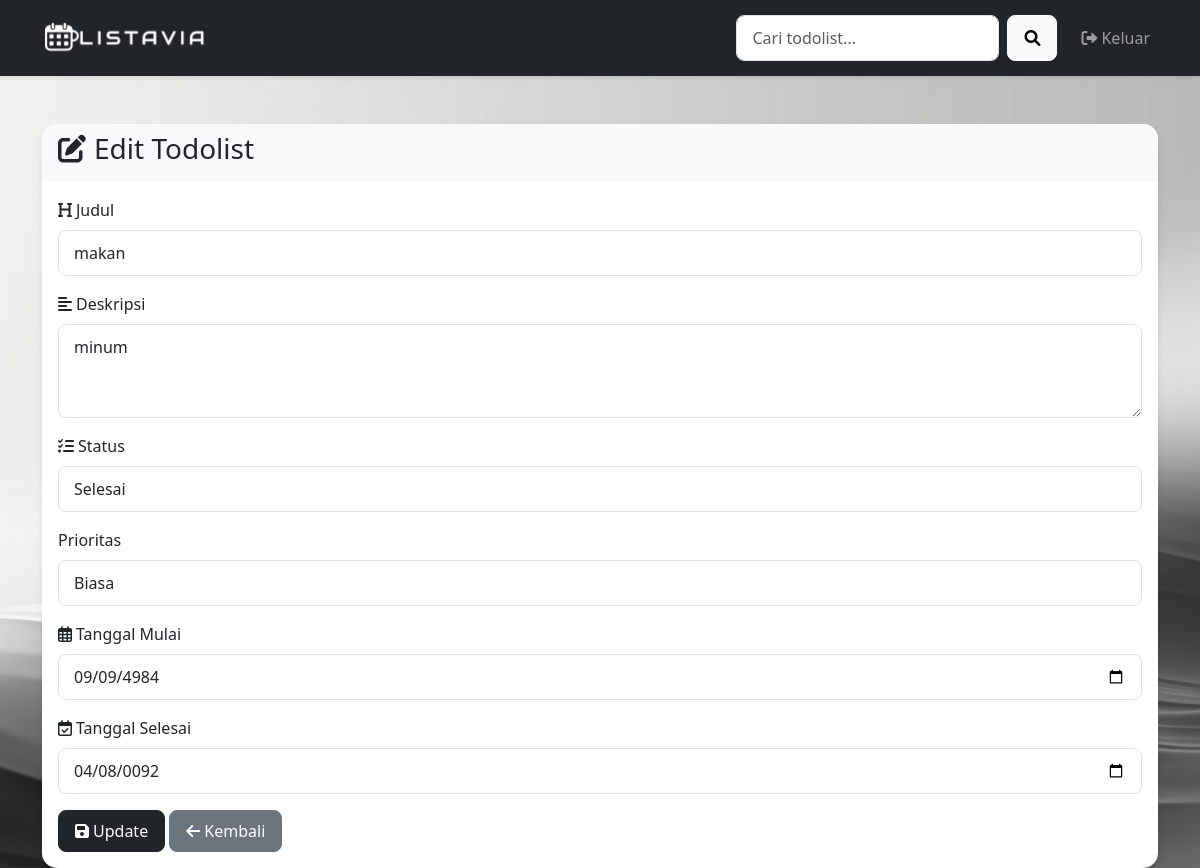
Page /edit.php?id=4 (signed in) on the committed database.
### tables this page shows
CREATE TABLE `tasks` (
  `id` int(11) NOT NULL,
  `user_id` int(11) DEFAULT NULL,
  `judul` varchar(255) NOT NULL,
  `deskripsi` text DEFAULT NULL,
  `tanggal_mulai` date NOT NULL,
  `tanggal_selesai` date NOT NULL,
  `status` enum('selesai','sedang dikerjakan','belum dikerjakan') NOT NULL DEFAULT 'belum dikerjakan',
  `prioritas` enum('segera','biasa') NOT NULL DEFAULT 'biasa'
);

### edit.php (the view, shortened to what this page needs)
<?php
include 'config.php';
$id = $_GET['id'];
$query = "SELECT * FROM tasks WHERE id = $id";
$result = mysqli_query($koneksi, $query);
$data = mysqli_fetch_assoc($result);
?>
<!DOCTYPE html>
<html lang="id">
<head>
    <link href="https://cdn.jsdelivr.net/npm/bootstrap@5.3.0/dist/css/bootstrap.min.css" rel="stylesheet">
    <link rel="stylesheet" href="https://cdnjs.cloudflare.com/ajax/libs/font-awesome/6.0.0/css/all.min.css">
</head>
<body>
<nav class="navbar navbar-expand-lg navbar-dark bg-dark">
        <div class="container">
            <a class="navbar-brand" href="#">
                <img src="images/logo1.png" alt="TODOLIST APP" height="50">
            </a>
            <div class="collapse navbar-collapse" id="navbarNav">
                <form class="d-flex me-3" method="GET" action="">
                    <input class="form-control me-2" type="search" name="search" placeholder="Cari todolist..." aria-label="Search" value="<?= isset($_GET['search']) ? htmlspecialchars($_GET['search']) : '' ?>">
                    <button class="btn btn-light" type="submit"><i class="fas fa-search"></i></button>
                </form>
                <ul class="navbar-nav">
                    <li class="nav-item">
                        <a class="nav-link" href="logout.php"><i class="fas fa-sign-out-alt me-1"></i>Keluar</a>
                    </li>
                </ul>
            </div>
        </div>
    </nav>
    <div class="container mt-5">
        <div class="card">
            <div class="card-header">
                <h3><i class="fas fa-edit me-2"></i>Edit Todolist</h3>
            </div>
            <div class="card-body">
                <form method="POST">
                    <div class="mb-3">
                        <label class="form-label"><i class="fas fa-heading me-1"></i>Judul</label>
                        <input type="text" class="form-control" name="judul" value="<?= $data['judul'] ?>" required>
                    </div>
                    <div class="mb-3">
                        <label class="form-label"><i class="fas fa-align-left me-1"></i>Deskripsi</label>
                        <textarea class="form-control" name="deskripsi" rows="3" required><?= $data['deskripsi'] ?></textarea>
                    </div>
                    <div class="mb-3">
                        <label class="form-label"><i class="fas fa-tasks me-1"></i>Status</label>
                        <select class="form-control" name="status" required>
                            <option value="selesai" <?= $data['status'] == 'selesai' ? 'selected' : '' ?>>Selesai</option>
                        </select>
                    </div>
                    <div class="mb-3">
                        <label class="form-label">Prioritas</label>
                        <select name="prioritas" class="form-control" required>
                            <option value="biasa" <?= $data['prioritas'] == 'biasa' ? 'selected' : '' ?>>Biasa</option>
                        </select>
                    </div>
                    <div class="mb-3">
                        <label class="form-label"><i class="far fa-calendar-alt me-1"></i>Tanggal Mulai</label>
                        <input type="date" class="form-control" name="tanggal_mulai" value="<?= $data['tanggal_mulai'] ?>" required>
                    </div>
                    <div class="mb-3">
                        <label class="form-label"><i class="far fa-calendar-check me-1"></i>Tanggal Selesai</label>
                        <input type="date" class="form-control" name="tanggal_selesai" value="<?= $data['tanggal_selesai'] ?>" required>
                    </div>
                    <button type="submit" name="submit" class="btn btn-dark">
                        <i class="fas fa-save me-1"></i>Update
                    </button>
                    <a href="index.php" class="btn btn-secondary">
                        <i class="fas fa-arrow-left me-1"></i>Kembali
                    </a>
                </form>
            </div>
        </div>
    </div>
</body>
</html>

### edit.php (style rules this page uses)
body { background-image: url('images/bg2.jpg'); background-size: cover; background-position: center; background-repeat: no-repeat; background-attachment: fixed; }
.navbar { box-shadow: 0 2px 4px rgba(0,0,0,.1); }
.card { border: none; border-radius: 15px; box-shadow: 0 4px 6px rgba(0,0,0,.1); }
.card-header { background-color: #f8f9fa; border-bottom: none; border-radius: 15px 15px 0 0 !important; }
.btn { border-radius: 8px; padding: 8px 16px; }
.form-control { border-radius: 8px; padding: 10px 15px; }
.form-label { font-weight: 500; }

### rows in the picture
tasks: judul "makan", deskripsi "minum", status "Selesai", prioritas "Biasa", tanggal_mulai "09/09/4984", tanggal_selesai "04/08/0092"
